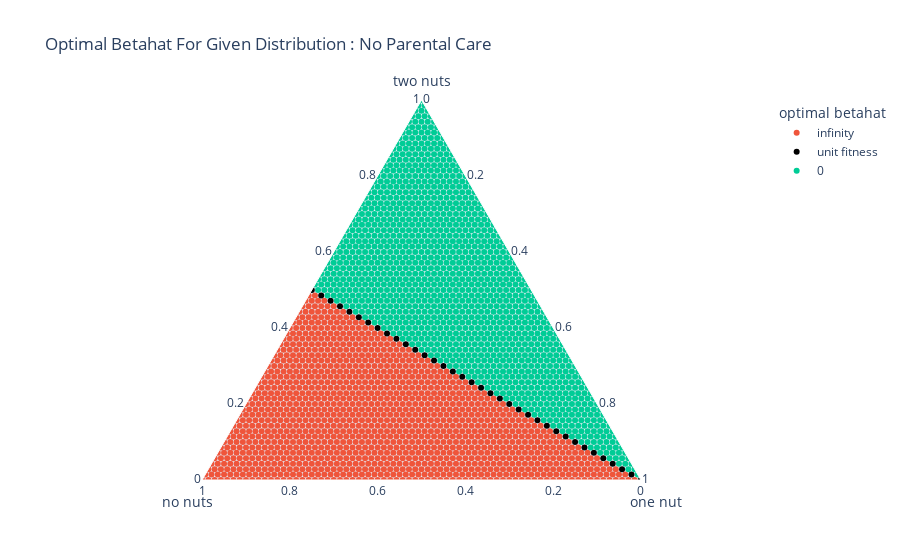

Write notebook code for a chart like this one.
### Code cell
optimal_betahat_no_PC = [0]*len(first)
for k in range(len(first)):
    if (first[k] == third[k]):
        optimal_betahat_no_PC[k] = 'unit fitness'
    if (first[k] > third[k]):
        optimal_betahat_no_PC[k] = 'infinity'

no_PC_dict = {'no nuts':first, 'one nut':second, 'two nuts':third, 'optimal betahat':optimal_betahat_no_PC}
df_no_PC = pd.DataFrame.from_dict(no_PC_dict)
#df_no_PC.sort_values(by = 'optimal betahat')

no_PC_fig = px.scatter_ternary(df_no_PC, a="two nuts", b="no nuts", c="one nut", color="optimal betahat",
                            color_discrete_map = {
                                "unit fitness":"black"
                            },
                         title = "Optimal Betahat For Given Distribution : No Parental Care")
#no_PC_fig.write_image("/home/eric/ubc/research/squirrel_banking/writeup/images/noPC.png")
no_PC_fig.show()

### Figure 1 — Plotly figure (JSON) as saved in the notebook; plotly's stock layout.template omitted (floating-point values rounded to 4 significant figures; data arrays with more than 128 entries replaced by an {"elided": "..."} marker saying what was removed)
{"data": [{"a": {"elided": "1260 int values"}, "b": {"elided": "1260 int values"}, "c": {"elided": "1260 int values"}, "hovertemplate": "optimal betahat=infinity<br>two nuts=%{a}<br>no nuts=%{b}<br>one nut=%{c}<extra></extra>", "legendgroup": "infinity", "marker": {"color": "#EF553B", "symbol": "circle"}, "mode": "markers", "name": "infinity", "showlegend": true, "subplot": "ternary", "type": "scatterternary"}, {"a": [35, 34, 33, 32, 31, 30, 29, 28, 27, 26, 25, 24, 23, 22, 21, 20, 19, 18, 17, 16, 15, 14, 13, 12, 11, 10, 9, 8, 7, 6, 5, 4, 3, 2, 1, 0], "b": [35, 34, 33, 32, 31, 30, 29, 28, 27, 26, 25, 24, 23, 22, 21, 20, 19, 18, 17, 16, 15, 14, 13, 12, 11, 10, 9, 8, 7, 6, 5, 4, 3, 2, 1, 0], "c": [0, 2, 4, 6, 8, 10, 12, 14, 16, 18, 20, 22, 24, 26, 28, 30, 32, 34, 36, 38, 40, 42, 44, 46, 48, 50, 52, 54, 56, 58, 60, 62, 64, 66, 68, 70], "hovertemplate": "optimal betahat=unit fitness<br>two nuts=%{a}<br>no nuts=%{b}<br>one nut=%{c}<extra></extra>", "legendgroup": "unit fitness", "marker": {"color": "black", "symbol": "circle"}, "mode": "markers", "name": "unit fitness", "showlegend": true, "subplot": "ternary", "type": "scatterternary"}, {"a": {"elided": "1260 int values"}, "b": {"elided": "1260 int values"}, "c": {"elided": "1260 int values"}, "hovertemplate": "optimal betahat=0<br>two nuts=%{a}<br>no nuts=%{b}<br>one nut=%{c}<extra></extra>", "legendgroup": "0", "marker": {"color": "#00cc96", "symbol": "circle"}, "mode": "markers", "name": "0", "showlegend": true, "subplot": "ternary", "type": "scatterternary"}], "layout": {"legend": {"title": {"text": "optimal betahat"}, "tracegroupgap": 0}, "ternary": {"aaxis": {"title": {"text": "two nuts"}}, "baxis": {"title": {"text": "no nuts"}}, "caxis": {"title": {"text": "one nut"}}, "domain": {"x": [0, 1], "y": [0, 1]}}, "title": {"text": "Optimal Betahat For Given Distribution : No Parental Care"}}}
